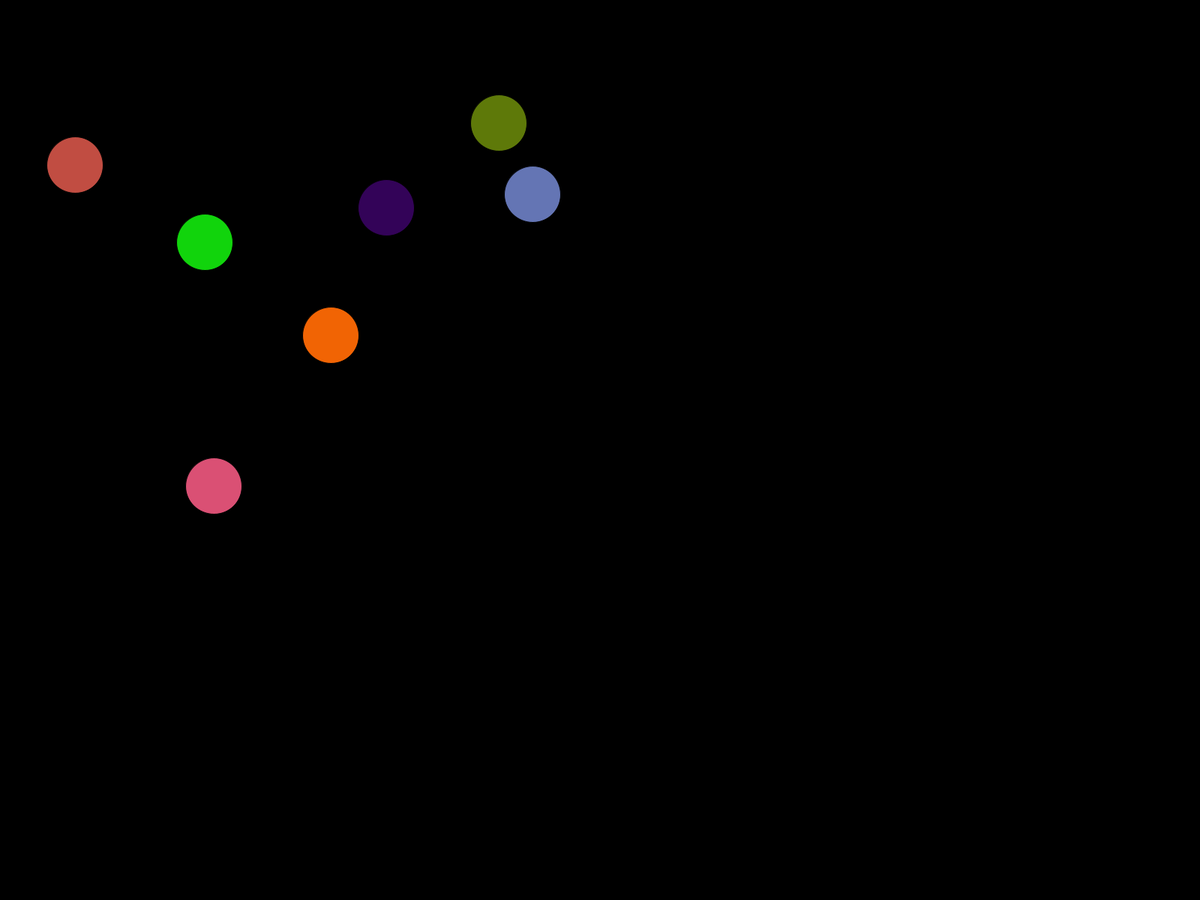
Frame 1 (no input)
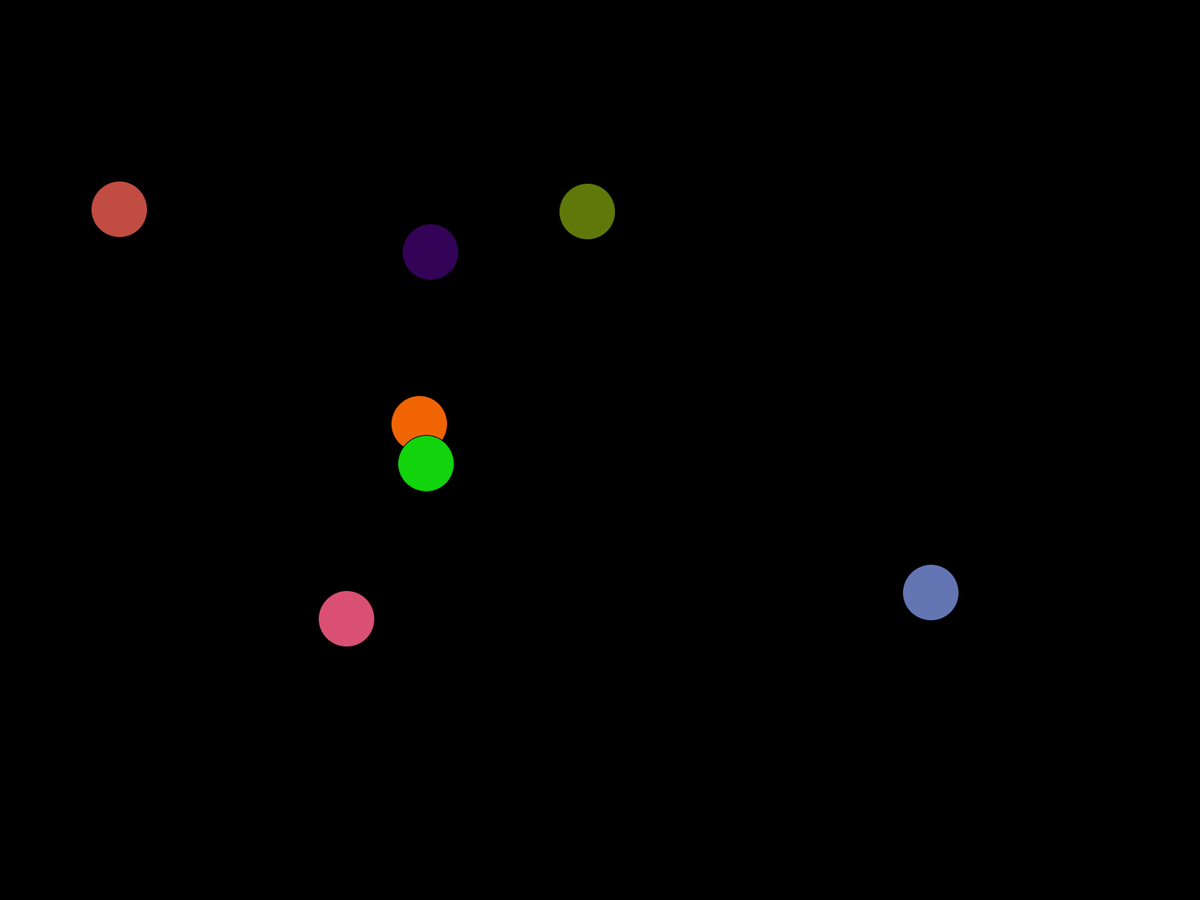
Frame 60 (the mouse pressed at the canvas centre just before this capture)
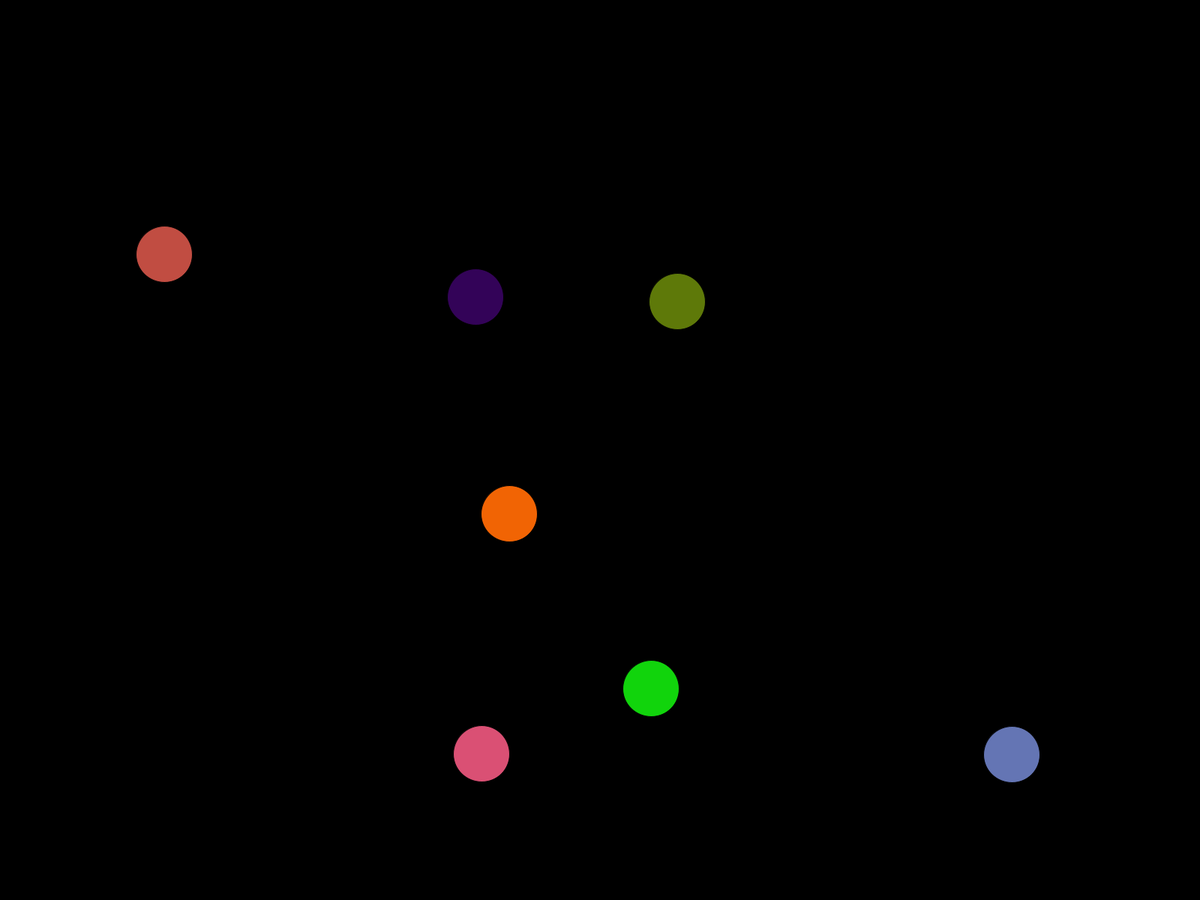
Frame 120 (the mouse held since frame 60 and released just before this capture)

The Processing sketch that drew these frames (run headless with seeded random() and noise(); from frame 60 on, the mouse is pressed at the canvas centre):

// Processing sketch: colorfulBalls
// ── colorfulBalls.pde
Ball myBall[]; 
int amount;

void setup() 
{
  fullScreen();
  amount = int(random(10)) + 1; 
  myBall = new Ball[amount];
  for (int i = 0; i < amount; i++)
    myBall[i] = new Ball();
}

void draw() 
{
  background(0);
  fill(255);
  for (int i = 0; i < amount; i++) {
    myBall[i].update();
    myBall[i].checkCollision();
    myBall[i].draw();
  }
}
// ── Ball.pde
class Ball {
  int x, y, 
    dirx, diry, 
    size; 
  color c;

  Ball() {
    if (width > height)
      this.size = height/16;
    else
      this.size = width/16;

    this.x = int(random(width/2)) + this.size;
    this.y = int(random(height/2)) + this.size;

    this.dirx = this.diry = int(random(10)) + 1;
    this.c = color(random(255), random(255), random(255));
  }

  void draw() {
    fill(this.c);
    ellipse(this.x, this.y, this.size, this.size);
  }

  void update() {
    this.x += this.dirx; 
    this.y += this.diry;
  }

  void checkCollision() {
    if (this.x < size/2 || this.x > width-size/2) 
      this.dirx *= -1;
    if (this.y < size/2 || this.y > height-size/2) 
      this.diry *= -1;
  }
}
